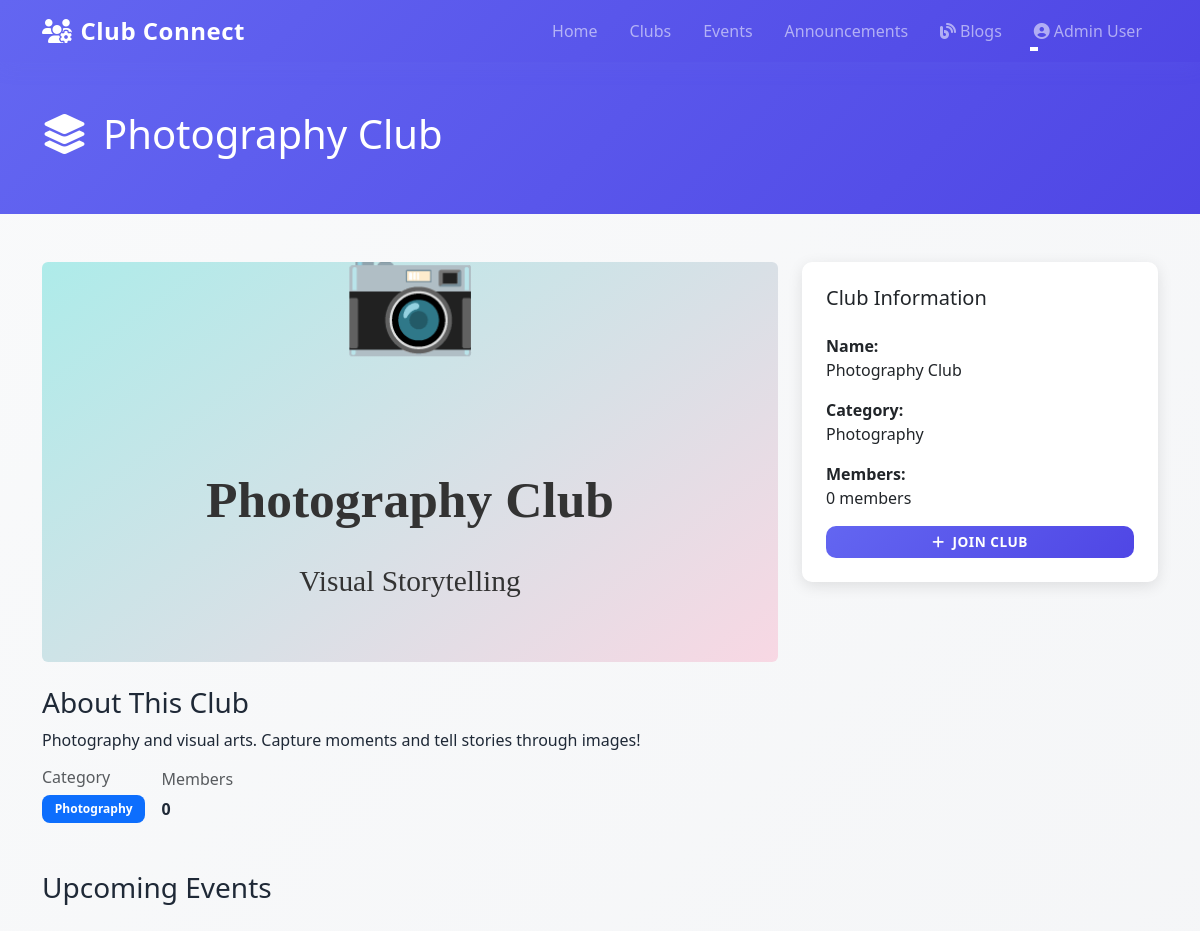
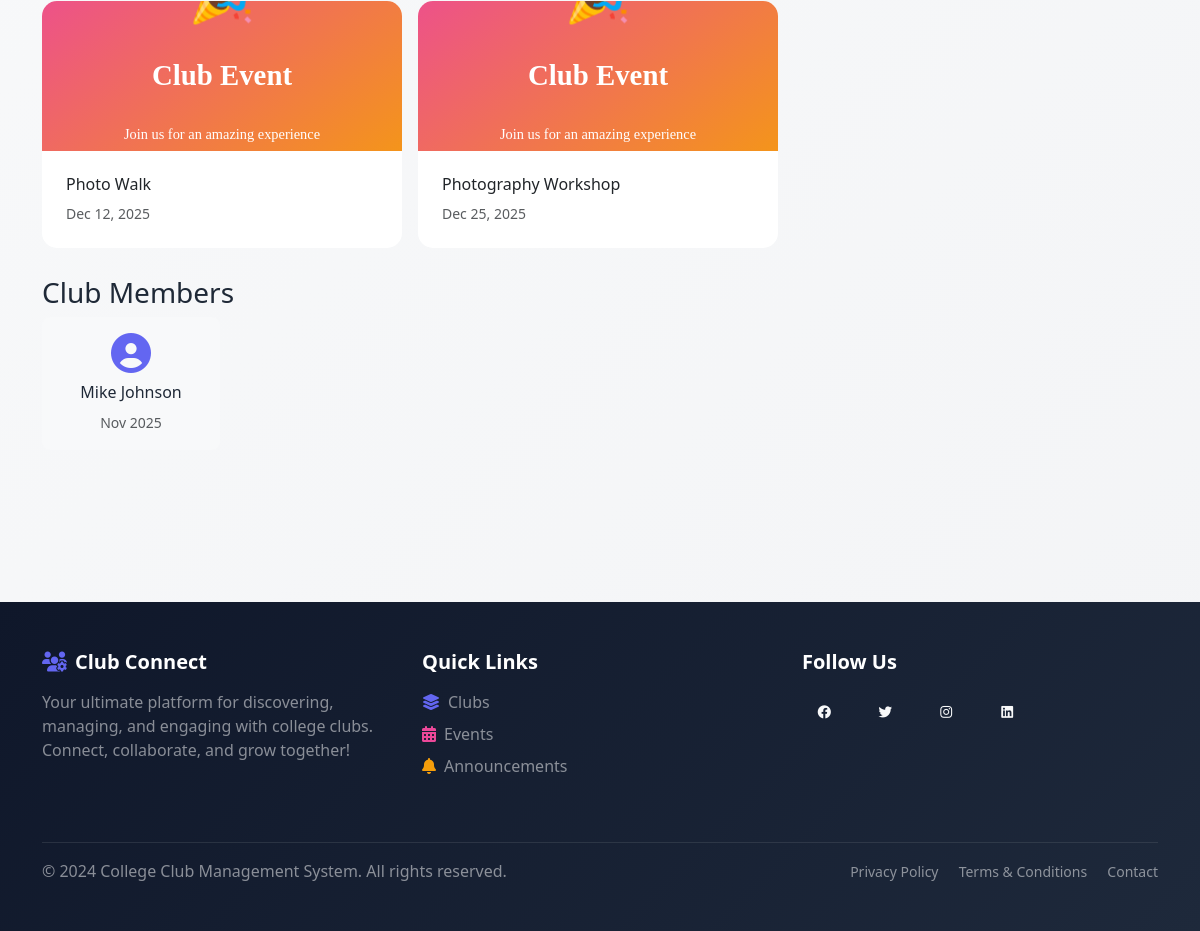
The app's page /club-details.php?id=5 (signed in) with its own data (2 pictures, top to bottom).
### tables this page shows
CREATE TABLE IF NOT EXISTS clubs (
    club_id INT AUTO_INCREMENT PRIMARY KEY,
    club_name VARCHAR(100) NOT NULL,
    description TEXT,
    category VARCHAR(50),
    image_url VARCHAR(255),
    members_count INT DEFAULT 0,
    created_by INT,
    created_at TIMESTAMP DEFAULT CURRENT_TIMESTAMP,
    FOREIGN KEY (created_by) REFERENCES users(user_id) ON DELETE SET NULL
);

CREATE TABLE IF NOT EXISTS events (
    event_id INT AUTO_INCREMENT PRIMARY KEY,
    club_id INT NOT NULL,
    event_name VARCHAR(200) NOT NULL,
    description TEXT,
    event_date DATETIME NOT NULL,
    location VARCHAR(255),
    image_url VARCHAR(255),
    attendees_count INT DEFAULT 0,
    created_at TIMESTAMP DEFAULT CURRENT_TIMESTAMP,
    FOREIGN KEY (club_id) REFERENCES clubs(club_id) ON DELETE CASCADE
);

CREATE TABLE IF NOT EXISTS memberships (
    membership_id INT AUTO_INCREMENT PRIMARY KEY,
    user_id INT NOT NULL,
    club_id INT NOT NULL,
    status ENUM('approved', 'pending', 'rejected') DEFAULT 'pending',
    joined_at TIMESTAMP DEFAULT CURRENT_TIMESTAMP,
    UNIQUE KEY unique_membership (user_id, club_id),
    FOREIGN KEY (user_id) REFERENCES users(user_id) ON DELETE CASCADE,
    FOREIGN KEY (club_id) REFERENCES clubs(club_id) ON DELETE CASCADE
);

CREATE TABLE IF NOT EXISTS users (
    user_id INT AUTO_INCREMENT PRIMARY KEY,
    name VARCHAR(100) NOT NULL,
    email VARCHAR(100) UNIQUE NOT NULL,
    password VARCHAR(255) NOT NULL,
    role ENUM('admin', 'student') DEFAULT 'student',
    avatar VARCHAR(100),
    bio TEXT,
    created_at TIMESTAMP DEFAULT CURRENT_TIMESTAMP,
    updated_at TIMESTAMP DEFAULT CURRENT_TIMESTAMP ON UPDATE CURRENT_TIMESTAMP
);

### club-details.php (the view, shortened to what this page needs)
<?php
include 'includes/header.php';
require_once 'config/db.php';
$club_id = isset($_GET['id']) ? (int)$_GET['id'] : 0;
try {
    $stmt = $pdo->prepare('SELECT * FROM clubs WHERE club_id = ?');
    $stmt->execute([$club_id]);
    $club = $stmt->fetch();
} catch (PDOException $e) {
    header('Location: clubs.php');
    exit;
}
try {
    $stmt = $pdo->prepare('
        SELECT u.*, m.status, m.joined_at
        FROM memberships m
        JOIN users u ON m.user_id = u.user_id
        WHERE m.club_id = ? AND m.status = "approved"
        LIMIT 10
    ');
    $stmt->execute([$club_id]);
    $members = $stmt->fetchAll();
} catch (PDOException $e) {
    $members = [];
}
try {
    $stmt = $pdo->prepare('
        SELECT * FROM events
        WHERE club_id = ?
        ORDER BY event_date ASC
        LIMIT 5
    ');
    $stmt->execute([$club_id]);
    $events = $stmt->fetchAll();
} catch (PDOException $e) {
    $events = [];
}
$is_member = false;
try {
    $stmt = $pdo->prepare('SELECT * FROM memberships WHERE user_id = ? AND club_id = ?');
    $stmt->execute([$_SESSION['user_id'], $club_id]);
    $membership = $stmt->fetch();
    $is_member = $membership !== false;
} catch (PDOException $e) {
    $is_member = false;
}
?>
<section class="py-5" style="background: linear-gradient(135deg, #6366f1 0%, #4f46e5 100%); color: white;">
    <div class="container">
        <h1><i class="fas fa-layer-group me-3"></i><?php echo htmlspecialchars($club['club_name']); ?></h1>
    </div>
</section>
<div class="container py-5">
    <div class="row mb-4">
        <div class="col-md-8">
            <img src="<?php echo htmlspecialchars($club['image_url']); ?>" class="img-fluid rounded" style="max-height: 400px; object-fit: cover; width: 100%;" alt="<?php echo htmlspecialchars($club['club_name']); ?>">
            <div class="mt-4">
                <h3>About This Club</h3>
                <p><?php echo nl2br(htmlspecialchars($club['description'])); ?></p>
                <div class="d-flex gap-3 align-items-center">
                    <div>
                        <h6 class="text-muted">Category</h6>
                        <span class="badge bg-primary"><?php echo htmlspecialchars($club['category']); ?></span>
                    </div>
                    <div>
                        <h6 class="text-muted">Members</h6>
                        <strong><?php echo $club['members_count']; ?></strong>
                    </div>
                </div>
            </div>
            <div class="mt-5">
                <h3>Upcoming Events</h3>
                <?php if (empty($events)): ?>
                    <p class="text-muted">No events scheduled yet.</p>
                <?php else: ?>
                    <div class="row g-3">
                        <?php foreach ($events as $event): ?>
                            <div class="col-md-6">
                                <div class="card">
                                    <img src="<?php echo htmlspecialchars($event['image_url']); ?>" class="card-img-top" style="height: 150px; object-fit: cover;" alt="">
                                    <div class="card-body">
                                        <h6 class="card-title"><?php echo htmlspecialchars($event['event_name']); ?></h6>
                                        <p class="card-text small text-muted"><?php echo date('M d, Y', strtotime($event['event_date'])); ?></p>
                                    </div>
                                </div>
                            </div>
                        <?php endforeach; ?>
                    </div>
                <?php endif; ?>
            </div>
            <div class="mt-5">
                <h3>Club Members</h3>
                <?php if (empty($members)): ?>
                    <p class="text-muted">No members yet.</p>
                <?php else: ?>
                    <div class="row g-2">
                        <?php foreach ($members as $member): ?>
                            <div class="col-md-3">
                                <div class="text-center p-3" style="background: #f8f9fa; border-radius: 8px;">
                                    <i class="fas fa-user-circle" style="font-size: 40px; color: #6366f1; margin-bottom: 10px;"></i>
                                    <h6><?php echo htmlspecialchars($member['name']); ?></h6>
                                    <small class="text-muted"><?php echo date('M Y', strtotime($member['joined_at'])); ?></small>
                                </div>
                            </div>
                        <?php endforeach; ?>
                    </div>
                <?php endif; ?>
            </div>
        </div>
        <div class="col-md-4">
            <div class="card" style="border: none; border-radius: 10px; box-shadow: 0 4px 15px rgba(0,0,0,0.1);">
                <div class="card-body">
                    <h5 class="card-title mb-4">Club Information</h5>
                    <p class="mb-3">
                        <strong>Name:</strong><br>
                        <?php echo htmlspecialchars($club['club_name']); ?>
                    </p>
                    <p class="mb-3">
                        <strong>Category:</strong><br>
                        <?php echo htmlspecialchars($club['category']); ?>
                    </p>
                    <p class="mb-3">
                        <strong>Members:</strong><br>
                        <?php echo $club['members_count']; ?> members
                    </p>
                    <?php if ($is_member): ?>
                        <div class="alert alert-info">
                            <i class="fas fa-check-circle me-2"></i>You are a member of this club
                        </div>
                    <?php else: ?>
                        <form method="POST">
                            <button type="submit" name="join_club" class="btn btn-primary w-100">
                                <i class="fas fa-plus me-2"></i>Join Club
                            </button>
                        </form>
                    <?php endif; ?>
                </div>
            </div>
        </div>
    </div>
</div>
<?php include 'includes/footer.php'; ?>

### public/css/style.css (style rules this page uses)
:root { --primary-color: #6366f1; --secondary-color: #ec4899; --danger-color: #dc2626; --success-color: #10b981; --warning-color: #f59e0b; --dark-bg: #0f172a; }
* { margin: 0; padding: 0; box-sizing: border-box; }
html { scroll-behavior: smooth; }
body { font-family: 'Segoe UI', Tahoma, Geneva, Verdana, sans-serif; background: linear-gradient(135deg, #f9fafb 0%, #f3f4f6 100%); color: #1f2937; min-height: 100vh; }
.card { transition: all 0.4s cubic-bezier(0.23, 1, 0.320, 1); border: none; border-radius: 15px; overflow: hidden; background: white; animation: fadeIn 0.6s ease-out forwards; }
.card:nth-child(1) { animation-delay: 0.1s; }
.card-img-top { height: 220px; object-fit: cover; transition: transform 0.5s ease; }
.card-body { padding: 1.5rem; }
.btn { transition: all 0.3s ease; border-radius: 10px; font-weight: 600; letter-spacing: 0.5px; text-transform: uppercase; font-size: 0.85rem; border: none; position: relative; overflow: hidden; }
.btn::before { content: ''; position: absolute; top: 50%; left: 50%; width: 0; height: 0; border-radius: 50%; background: rgba(255, 255, 255, 0.3); transform: translate(-50%, -50%); transition: width 0.6s, height 0.6s; }
.btn-primary { background: linear-gradient(135deg, #6366f1 0%, #4f46e5 100%); color: white; }
section { animation: slideInUp 0.6s ease-out; }
.badge { border-radius: 8px; padding: 0.5rem 0.8rem; font-weight: 600; transition: all 0.3s ease; }

### records on screen
clubs: club_name "Photography Club", image_url (picture), description "Photography and visual arts. Capture moments and tell stories through images!", category "Photography", members_count "0"
events: image_url (placeholder picture), event_name "Photo Walk", event_date "Dec 12, 2025"
events: image_url (placeholder picture), event_name "Photography Workshop", event_date "Dec 25, 2025"
memberships: user.name "Mike Johnson", joined_at "Nov 2025"

### other values on screen
$user_name "Admin User"
